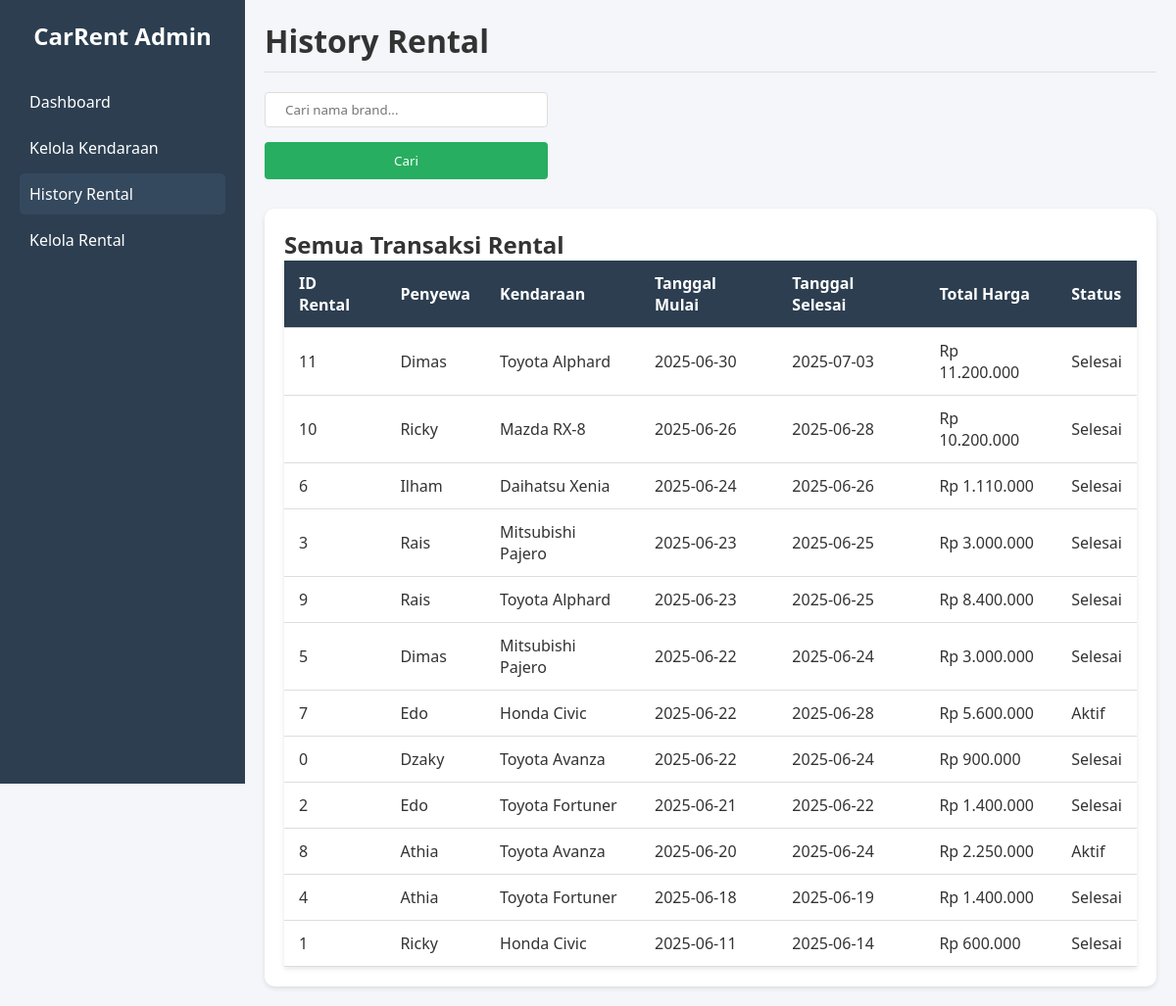
Page /rental.php on the committed database.
### tables this page shows
CREATE TABLE `rental` (
  `rental_id` int(11) NOT NULL,
  `vehicle_id` varchar(10) DEFAULT NULL,
  `renter_id` int(11) DEFAULT NULL,
  `start_date` date DEFAULT NULL,
  `end_date` date DEFAULT NULL,
  `total_price` int(10) DEFAULT NULL,
  `status` varchar(20) DEFAULT 'Selesai'
);

CREATE TABLE `penyewa` (
  `renter_id` int(11) NOT NULL,
  `name` varchar(100) NOT NULL,
  `phone` varchar(15) DEFAULT NULL,
  `email` varchar(100) DEFAULT NULL
);

CREATE TABLE `kendaraan` (
  `vehicle_id` varchar(10) NOT NULL,
  `brand` varchar(50) NOT NULL,
  `model` varchar(50) NOT NULL,
  `year` int(11) DEFAULT NULL,
  `daily_price` int(10) DEFAULT NULL,
  `status` enum('Tersedia','Maintenance','Sedang disewa') DEFAULT 'Sedang disewa'
);

### functions.php (called while the page is built, shortened)
<?php
$host = 'localhost';
$user = 'root';
$pass = '';
$db   = 'rentalkendaraanbaru';
$conn = mysqli_connect($host, $user, $pass, $db);
function query($sql) {
    global $conn;
    $result = mysqli_query($conn, $sql);
    return $result;
}
function rupiah($angka) {
    return 'Rp ' . number_format($angka, 0, ',', '.');
}
?>

### rental.php (the view, shortened to what this page needs)
<?php include 'functions.php';
$search_brand = isset($_GET['search_brand']) ? trim($_GET['search_brand']) : '';
?>
<!DOCTYPE html>
<html lang="id">
<head>
    <link rel="stylesheet" href="style.css">
    <link rel="stylesheet" href="admin.css">
</head>
<body>
    <div class="sidebar">
        <h2>CarRent Admin</h2>
        <ul>
            <li><a href="index.php">Dashboard</a></li>
            <li><a href="kendaraan.php">Kelola Kendaraan</a></li>
            <li><a href="rental.php" class="active">History Rental</a></li>
            <li><a href="tambah_rental.php">Kelola Rental</a></li>
        </ul>
    </div>
    <div class="main-content">
        <header>
            <h1>History Rental</h1>
        </header>
        <div class="search-box">
            <form method="GET" action="rental.php">
                <input
                    type="text"
                    name="search_brand"
                    placeholder="Cari nama brand..."
                    value="<?= htmlspecialchars($search_brand) ?>"
                >
                <button type="submit">Cari</button>
            </form>
        </div>
        <div class="recent-rentals">
            <h2>Semua Transaksi Rental</h2>
            <table>
                <thead>
                    <tr>
                        <th>ID Rental</th>
                        <th>Penyewa</th>
                        <th>Kendaraan</th>
                        <th>Tanggal Mulai</th>
                        <th>Tanggal Selesai</th>
                        <th>Total Harga</th>
                        <th>Status</th>
                    </tr>
                </thead>
                <tbody>
                    <?php
                    $query = "SELECT r.rental_id, p.name, k.brand, k.model,
                             r.start_date, r.end_date, r.total_price, r.status
                             FROM rental r
                             JOIN penyewa p ON r.renter_id = p.renter_id
                             JOIN kendaraan k ON r.vehicle_id = k.vehicle_id";
                    $query .= " ORDER BY r.start_date DESC";
                    $rentals = query($query);
                    if (mysqli_num_rows($rentals) > 0) {
                        while ($row = mysqli_fetch_assoc($rentals)) {
                            echo "<tr>
                                <td>{$row['rental_id']}</td>
                                <td>{$row['name']}</td>
                                <td>{$row['brand']} {$row['model']}</td>
                                <td>{$row['start_date']}</td>
                                <td>{$row['end_date']}</td>
                                <td>" . rupiah($row['total_price']) . "</td>
                                <td>{$row['status']}</td>
                            </tr>";
                        }
                    } else {
                        echo '<tr><td colspan="7" style="text-align: center;">';
                        echo empty($search_brand)
                            ? 'Belum ada data rental'
                            : 'brand "' . htmlspecialchars($search_brand) . '" tidak ditemukan';
                        echo '</td></tr>';
                    }
                    ?>
                </tbody>
            </table>
        </div>
    </div>
</body>
</html>

### style.css (style rules this page uses)
* { margin: 0; padding: 0; box-sizing: border-box; font-family: 'Segoe UI', Tahoma, Geneva, Verdana, sans-serif; }
body { background-color: #f4f6f9; color: #333; }
.sidebar { width: 250px; background: #2c3e50; color: white; height: 100vh; position: fixed; padding: 20px; }
.sidebar h2 { text-align: center; margin-bottom: 30px; }
.sidebar ul { list-style: none; }
.sidebar li a { color: white; text-decoration: none; display: block; padding: 10px; border-radius: 5px; margin-bottom: 5px; }
.sidebar li a:hover, .sidebar li a.active { background: #34495e; }
.main-content { margin-left: 250px; padding: 20px; }
header { display: flex; justify-content: space-between; align-items: center; margin-bottom: 20px; padding-bottom: 10px; border-bottom: 1px solid #ddd; }
table { width: 100%; border-collapse: collapse; background: white; box-shadow: 0 2px 5px rgba(0,0,0,0.1); }
table th, table td { padding: 12px 15px; text-align: left; border-bottom: 1px solid #ddd; }
table th { background: #2c3e50; color: white; }
button { padding: 8px 12px; border: none; border-radius: 4px; cursor: pointer; }

### admin.css (style rules this page uses)
.recent-rentals { margin-top: 30px; background: white; padding: 20px; border-radius: 10px; box-shadow: 0 2px 5px rgba(0,0,0,0.1); }
form input, form select { width: 100%; padding: 10px; margin-bottom: 15px; border: 1px solid #ddd; border-radius: 4px; }
form button[type="submit"] { background: #27ae60; color: white; width: 100%; padding: 10px; }
.search-box { margin-bottom: 20px; display: flex; gap: 10px; }
.search-box input { padding: 8px 20px; border: 1px solid #ddd; border-radius: 4px; }
.search-box button { background: #3498db; color: white; border: none; padding: 8px 10px; border-radius: 4px; cursor: pointer; }

### rows in the picture
rental: rental_id "11", renter.name "Dimas", vehicle.brand "Toyota", vehicle.model "Alphard", start_date "2025-06-30", end_date "2025-07-03", total_price "Rp 11.200.000", status "Selesai"
rental: rental_id "10", renter.name "Ricky", vehicle.brand "Mazda", vehicle.model "RX-8", start_date "2025-06-26", end_date "2025-06-28", total_price "Rp 10.200.000", status "Selesai"
rental: rental_id "6", renter.name "Ilham", vehicle.brand "Daihatsu", vehicle.model "Xenia", start_date "2025-06-24", end_date "2025-06-26", total_price "Rp 1.110.000", status "Selesai"
rental: rental_id "3", renter.name "Rais", vehicle.brand "Mitsubishi", vehicle.model "Pajero", start_date "2025-06-23", end_date "2025-06-25", total_price "Rp 3.000.000", status "Selesai"
rental: rental_id "9", renter.name "Rais", vehicle.brand "Toyota", vehicle.model "Alphard", start_date "2025-06-23", end_date "2025-06-25", total_price "Rp 8.400.000", status "Selesai"
rental: rental_id "5", renter.name "Dimas", vehicle.brand "Mitsubishi", vehicle.model "Pajero", start_date "2025-06-22", end_date "2025-06-24", total_price "Rp 3.000.000", status "Selesai"
rental: rental_id "7", renter.name "Edo", vehicle.brand "Honda", vehicle.model "Civic", start_date "2025-06-22", end_date "2025-06-28", total_price "Rp 5.600.000", status "Aktif"
rental: rental_id "0", renter.name "Dzaky", vehicle.brand "Toyota", vehicle.model "Avanza", start_date "2025-06-22", end_date "2025-06-24", total_price "Rp 900.000", status "Selesai"
rental: rental_id "2", renter.name "Edo", vehicle.brand "Toyota", vehicle.model "Fortuner", start_date "2025-06-21", end_date "2025-06-22", total_price "Rp 1.400.000", status "Selesai"
rental: rental_id "8", renter.name "Athia", vehicle.brand "Toyota", vehicle.model "Avanza", start_date "2025-06-20", end_date "2025-06-24", total_price "Rp 2.250.000", status "Aktif"
rental: rental_id "4", renter.name "Athia", vehicle.brand "Toyota", vehicle.model "Fortuner", start_date "2025-06-18", end_date "2025-06-19", total_price "Rp 1.400.000", status "Selesai"
rental: rental_id "1", renter.name "Ricky", vehicle.brand "Honda", vehicle.model "Civic", start_date "2025-06-11", end_date "2025-06-14", total_price "Rp 600.000", status "Selesai"
